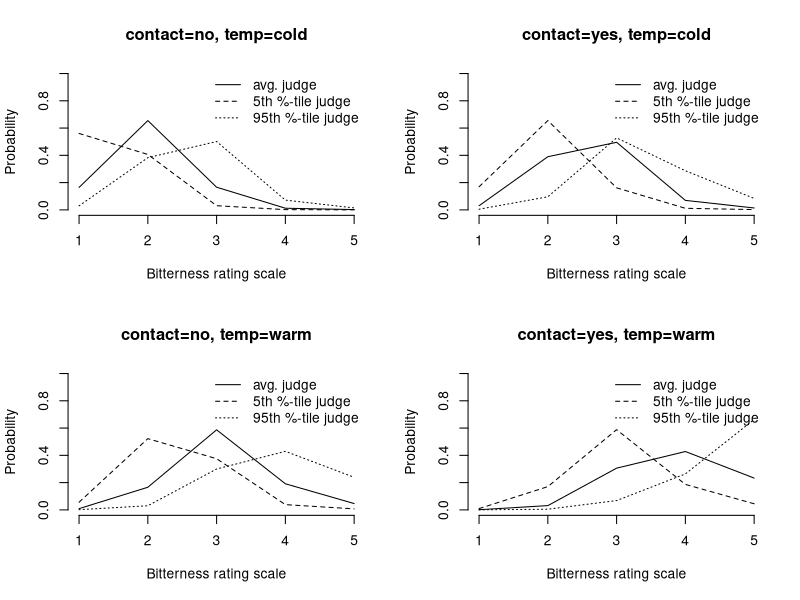

This chart was generated by the following R code: (Note: this script raises an error after producing the figure.)
# clmm2 tutorial 

library(tidyverse)
library(ordinal)
data(wine)
head(wine)


fm1 <- clmm2(rating ~ temp + contact, random = judge, data = wine)


omitted <- wine[1:nrow(wine) %in% fm1$na.action,]
used <- wine[!1:nrow(wine) %in% fm1$na.action,]

fm2 <- clmm2(rating ~ temp + contact, 
             random = judge,
             data = wine,
             Hess=TRUE, nAGQ=10)

# These are the etas. Use these with the pred_clmm function to generate predictions for the proportion of the observations in each category
# feed new data into the predict step to see influence of different sound exposure variables.
# Don't plot these against observed categories
pred_eta <- predict(fm1, newdata = wine)

pred_clmm <- function(eta, theta, cat = 1:(length(theta)+1), inv.link = plogis) {
    Theta <- c(-1e3, theta, 1e3)
    sapply(cat, function(j)
      inv.link(Theta[j+1] - eta) - inv.link(Theta[j] - eta) )
  }

pred_clmm(qnorm(0.05) * fm1$stDev, fm1$Theta)
pred_clmm(qnorm(0.05) * fm2$stDev, fm2$Theta)


mat <- expand.grid(judge = qnorm(0.95) * c(-1, 0, 1) * fm2$stDev,
                      contact = c(0, fm2$beta[2]),
                      temp = c(0, fm2$beta[1]))

pred.mat <- pred_clmm(eta=rowSums(mat), theta=fm2$Theta)

lab <- paste("contact=", rep(levels(wine$contact), 2), ", ",
                "temp=", rep(levels(wine$temp), each=2), sep="")
par(mfrow=c(2, 2))
for(k in c(1, 4, 7, 10)) {
  plot(1:5, pred.mat[k,], lty=2, type = "l", ylim=c(0,1),
       xlab="Bitterness rating scale", axes=FALSE,
       ylab="Probability", main=lab[ceiling(k/3)], las=1)
  axis(1); axis(2)
  lines(1:5, pred.mat[k+1, ], lty=1)
  lines(1:5, pred.mat[k+2, ], lty=3)
  legend("topright",
         c("avg. judge", "5th %-tile judge", "95th %-tile judge"),
         lty=1:3, bty="n")
}

### From annoy models in Plot_Run_Final_CLMM_Models.R

annoy_01.2 <- clmm2(Annoy3 ~ SELAllAC + PEnProps + PEnHelos + SiteType, random = Site,
                    data = dC,
                    Hess = T) 

# Matrix: 5th, 50th (Average), and 95th percentile of site effects
# Then put in the coefficients for each predictor, as well as the absence of that predictor with a 0
# To generate across range of SELAllAC, need to feed in new range of sound exposure to a predict(clmm_model) statement to generate the etas, rather than making a prediction matrix as here. Then feed that to the pred_clmm function.

SELvals = c(40, 60, 80, 100)

mat <- expand.grid(Site = annoy_01.2$stDev,
                   SELAllAC = annoy_01.2$beta[1] * SELvals,
                   PEnProps = annoy_01.2$beta[2] * median(dC$PEnProps),
                   PEnHelos = annoy_01.2$beta[3] * median(dC$PEnHelos),
                   SiteTypeDayHike = c(0, annoy_01.2$beta[4]),
                   SiteTypeOverlook = c(0, annoy_01.2$beta[5]),
                   SiteTypeShortHike = c(0, annoy_01.2$beta[6])
                   )

# only keep rows where one site type is included
keep <- apply(mat[,c("SiteTypeDayHike", "SiteTypeOverlook", "SiteTypeShortHike")],
              1,
              function(x) sum(x == 0) >= 2)

mat <- mat[keep,]
rownames(mat) = 1:nrow(mat)

# thetas: transition thresholds

pred.mat <- pred_clmm(eta = rowSums(mat), theta = annoy_01.2$Theta)


# Plot probabilities for 5th, average, and 95th percentile sites, 
# For each site type

lab = c('Overnight', 'Day hike', 'Overlook', 'Short hike')

par(mfrow=c(2, 2))

for(k in c(1, 5, 9, 13)) {
  plot(1:4, pred.mat[k,], lty=2, type = "l", ylim = c(0,1),
       xlab="Annoyance Category", axes=FALSE,
       ylab="Probability", main = lab[ceiling(k/4)], las=1)
  axis(1); axis(2)
  lines(1:4, pred.mat[k+1, ], lty=1)
  lines(1:4, pred.mat[k+2, ], lty=3)
  lines(1:4, pred.mat[k+3, ], lty=4)
  legend("topright",
         title = 'SEL',
         legend = SELvals,
         lty=1:3, bty="n")
}


# Re-organized the prediction matrix, so that lines are for annoyace categories,
# and the x-axis is the sound exposure levels 

# Base (Site random - need random effect in model)
m1 <- clmm(Annoy3 ~ SELAllAC + PEnHelos + PEnProps + (1|Site),
           data = dC,
           Hess = T,
           link = "logit") # for proportional odds mixed model

# m1 summary
summary(m1)
confint(m1)
m1$Theta
m1$info[,c('nobs','AIC')] #nobs 4117 AIC 7197.1 

# Function scratch ----

library(tidyverse)
library(ordinal)

# Arugument: model name
model_object_name = 'm1'

# Dependency: pred_clmm function
pred_clmm <- function(eta, theta, cat = 1:(length(theta)+1), inv.link = plogis) {
  Theta <- c(-1e3, theta, 1e3)
  sapply(cat, function(j)
    inv.link(Theta[j+1] - eta) - inv.link(Theta[j] - eta) )
}

# Function content

plot_curves = function(model_object_name){

  model_object = get(model_object_name)
  
  stopifnot(class(model_object) %in% 'clmm')
  
  # Name of response?
  resp_name = names(model_object$model)[1]
  
  # Has sitetype?
  
  # Name of sound variable (leq vs SEL)
  has_SEL = grep('SELAllAC', names(model_object$model))
  has_Leq = grep('LeqAllAC', names(model_object$model))
  
  sound_var = ifelse(has_SEL, 'SELAllAC',
                     ifelse(has_Leq, 'LeqAllAC', NA))
  
  # Has lg10.PTAudAllAC
  
  #  DurVisitMinutes 
  #  AdultsOnly  
  # ImpNQ_VorMore
  
  if(resp_name == 'SEL')
  SELvals = seq(35, 125, by = 1)
  
  coef_names = coef(model_object)
  
  model_object$beta
  
  mat = expand.grid(Site = sd(summary(m1)$ranef),
                   SELAllAC = model_object$beta[1] * SELvals,
                   PEnProps = model_object$beta[2] * median(dC$PEnProps),
                   PEnHelos = model_object$beta[3] * median(dC$PEnHelos))
  
  # thetas: transition thresholds
  
  pred.mat <- pred_clmm(eta = rowSums(mat), theta = model_object$Theta)
  
  # Plot
  
  pred.df <- as.data.frame(pred.mat)
  colnames(pred.df) = c('NotAtAll', 'Somewhat', 'Moderately', 'Very+')  
  pred.df$SELAllAC = SELvals
  
  # Reformat long
  pred_long = pred.df %>%
    pivot_longer(cols = c('NotAtAll', 'Somewhat', 'Moderately', 'Very+'),
                 names_to = 'Level',
                 values_to = resp_name)
  
  ggplot(pred_long,
         aes(x = SELAllAC,
             y = Annoy3,
             col = Level)) + 
    geom_line()
  
  g1 <- ggplot(pred_long,
               aes(x = get(sound_var),
                   y = get(resp_name),
                   col = Level)) + 
    geom_line(size = 2) + 
    theme_bw() +
    xlab(sound_var) + ylab(resp_name) +
    ggtitle(paste(model_object_name, resp_name, sound_var))
  
  g1
}
